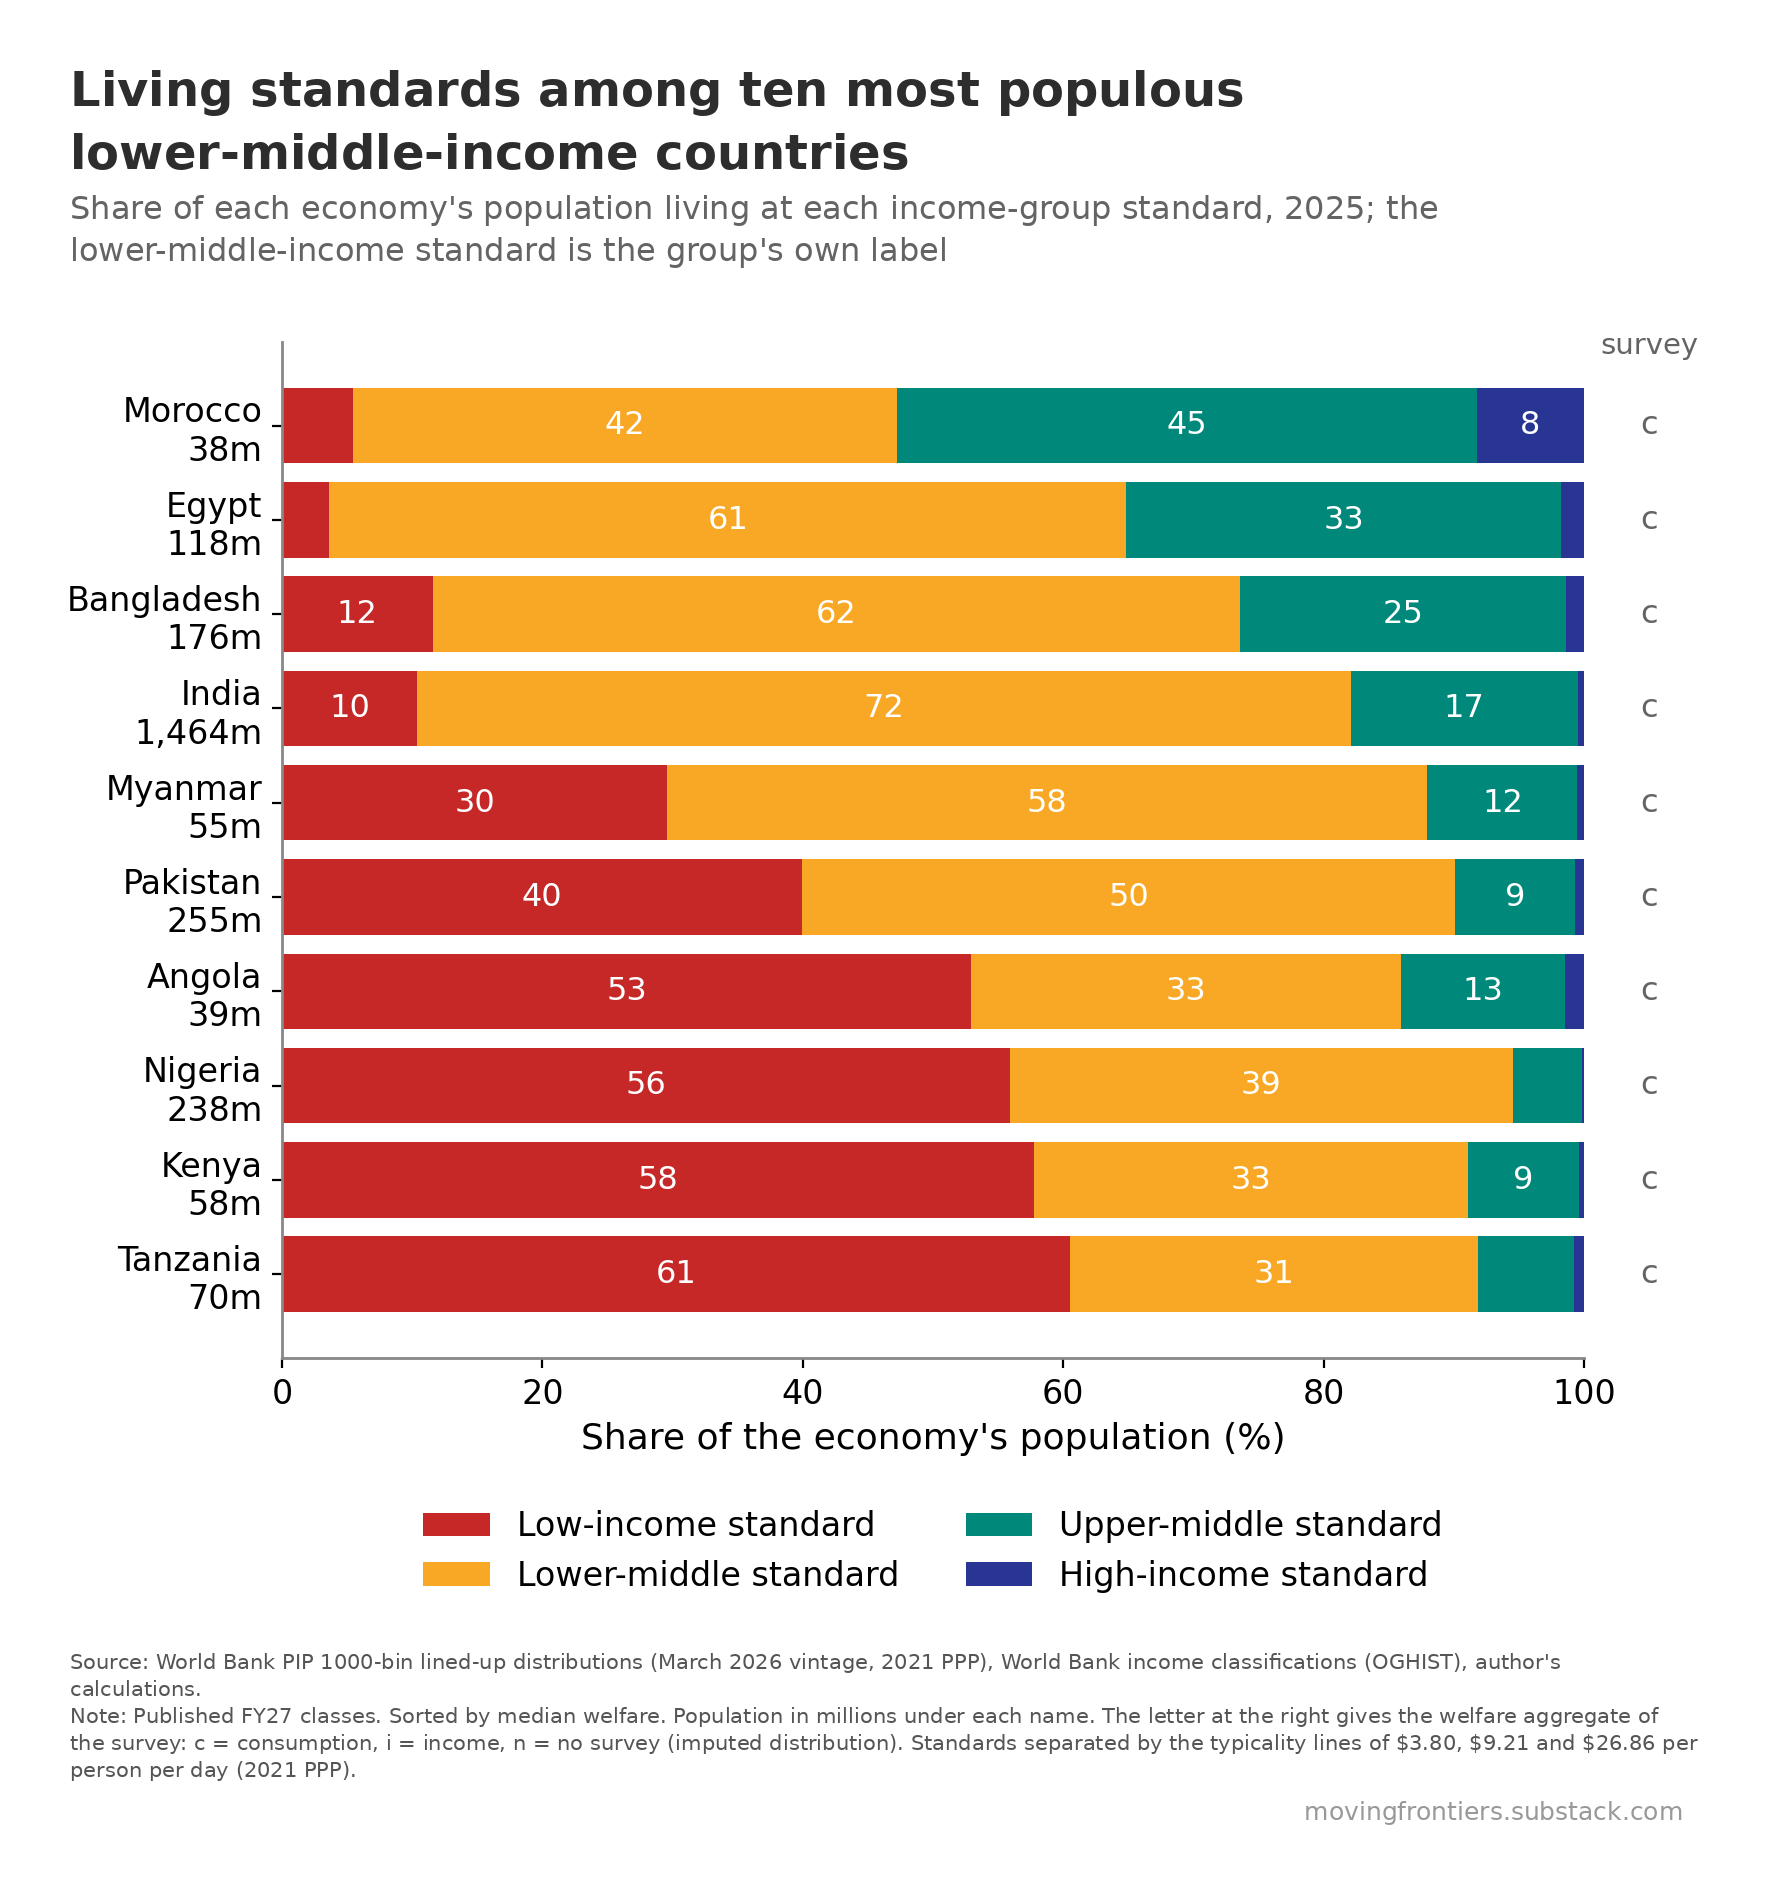

Recreate this plot in Python.
"""chart-8c-ten-lmics.py - Moving Frontiers, Belindia post. Self-sufficient: house style and data embedded.
Data frozen 12 Sep 2026 from World Bank PIP 1000-bin distributions (March 2026 vintage) and OGHIST (July 2026);
2026 = nowcast with China high income. Run: python3 chart-8c-ten-lmics.py  ->  chart-8c-ten-lmics.png (and chart-8c-ten-lmics.csv is the same data).
Method: typicality lines = crossings of the four class curves of daily welfare (see belindia_typicality.xlsx)."""
import matplotlib; matplotlib.use("Agg")
import matplotlib.pyplot as plt, numpy as np, sys, types

# ---------------------------------------------------------------- house style (moving_frontiers_style.py, verbatim)
_mf = types.ModuleType("moving_frontiers_style"); sys.modules["moving_frontiers_style"] = _mf
exec(compile('"""\nmoving_frontiers_style.py - Moving Frontiers house style.\n\nDraw the plot in matplotlib, save it, then call compose(). The title, subtitle,\ncaption and watermark are laid out in PIL, where every gap is measured ink to ink\nrather than through matplotlib text boxes, which carry the font\'s full ascent and\ndescent whether or not the string has ascenders or descenders.\n\n    import moving_frontiers_style as mf\n    mf.rc()\n    fig, ax = plt.subplots(figsize=(8, 5.6), dpi=mf.DPI)\n    ...plot in mf.palette(2)...\n    fig.savefig("plot.png", dpi=mf.DPI, facecolor="white", bbox_inches="tight")\n    mf.compose("plot.png", "chart.png", TITLE, SUBTITLE, SOURCE, NOTE)\n\n"""\n\nimport os\nimport numpy as np\nimport matplotlib\nfrom PIL import Image, ImageDraw, ImageFont\n\nDPI = 200\n\n# ---- colours: the main elements, by how many series the chart has ----\nRED, GOLD, GREEN, BLUE = "#C62828", "#F9A825", "#00897B", "#283593"\nPALETTE = {1: [BLUE],\n           2: [RED, BLUE],\n           3: [RED, BLUE, GOLD],\n           4: [RED, GOLD, GREEN, BLUE]}\nGREY = "#888888"          # axes, rules, de-emphasised marks\n\n\ndef palette(n):\n    assert n in PALETTE, "the house palette covers one to four series"\n    return PALETTE[n]\n\n\n# ---- spacing, in pixels at 200 dpi, every gap ink to ink ----\nGAP_TITLE_SUB = 25        # subtitle below the title\nGAP_SUB_PLOT  = 70        # plot below the subtitle\nGAP_PLOT_CAP  = 60        # caption below the plot\nGAP_CAP_MARK  = 20        # watermark below the last caption line\nMARK_RIGHT    = 15        # watermark right edge, inside the content right edge\nBORDER        = 70        # empty space around the whole canvas\n\n# Canvas width is allowed to differ from chart to chart: each canvas is just the plot\n# plus the border. Pass content_w=<px> to compose() to pad a narrow plot out to a\n# common width instead, which is optional.\nCONTENT_W     = None\n\n# Type is fixed, not scaled to the chart. Sizing the title from the plot width made\n# it depend on how much white space matplotlib happened to leave, so a narrow chart\n# got a smaller title than a wide one in the same pack.\n# TYPE SCALES WITH THE CANVAS, so that a chart shown at a fixed display width, a\n# phone column say, always shows the same apparent type whatever its own pixel width.\n# The point sizes below are the sizes at REF_W; a canvas half again as wide gets type\n# half again as large, and the two look identical once both are scaled to the column.\n# Sizing type from the plot width, as an earlier version did, is not the same thing and\n# was a bug: it made the title depend on how much white space matplotlib happened to\n# leave around the axes rather than on how large the image is.\nREF_W      = 1980         # reference canvas width the point sizes below refer to\nTITLE_PT   = 19.44        # title, 54px at REF_W\nSUB_FRAC   = 0.68         # subtitle as a share of the title\nCAP_PT     = 8.5          # caption, 24px at REF_W\nMARK_MULT  = 1.2          # watermark as a share of the caption\nLEADING    = 1.32\n\n# Type inside the plot. Set once here and applied by rc(), so every chart in a pack\n# carries the same tick labels, axis titles and annotations. A build script that\n# passes its own fontsize= breaks that, so use these constants instead.\nAXIS_PT    = 13           # axis titles\nTICK_PT    = 12           # tick labels, both axes\nLEGEND_PT  = 12           # legend entries\nLABEL_PT   = 11.5         # in-plot labels and data values\nEMPH_PT    = 15           # emphasised data values, bold\n\nINK        = "#2D2D2D"    # title\nSUB_INK    = "#646464"    # subtitle\nCAP_INK    = "#555555"    # caption\nMARK_INK   = "#999999"    # watermark\nMARK_TEXT  = "movingfrontiers.substack.com"\nCREDIT     = ""\n\n\ndef rc():\n    """Matplotlib defaults for the plot itself."""\n    matplotlib.pyplot.rcParams.update({\n        "font.family": "DejaVu Sans", "font.size": AXIS_PT,\n        "axes.labelsize": AXIS_PT, "xtick.labelsize": TICK_PT,\n        "ytick.labelsize": TICK_PT, "legend.fontsize": LEGEND_PT,\n        "axes.edgecolor": GREY, "axes.linewidth": 1.0,\n        "figure.facecolor": "white", "axes.facecolor": "white"})\n\n\ndef style_ax(ax):\n    ax.spines["top"].set_visible(False)\n    ax.spines["right"].set_visible(False)\n\n\ndef _font(px, bold=False):\n    name = "DejaVuSans-Bold.ttf" if bold else "DejaVuSans.ttf"\n    for p in (os.path.join(matplotlib.get_data_path(), "fonts", "ttf", name),\n              "/usr/share/fonts/truetype/dejavu/" + name):\n        if os.path.exists(p):\n            return ImageFont.truetype(p, px)\n    raise FileNotFoundError(name)\n\n\ndef _ink(font, s):\n    """Ink top and bottom of a string relative to its baseline."""\n    b = font.getbbox(s, anchor="ls")\n    return b[1], b[3]\n\n\ndef _wrap(font, paragraphs, width):\n    """Greedy wrap. Also returns, for each line, which paragraph it came from, so a\n    line that ends because its paragraph ended can be told apart from one that ends\n    because the next word would not fit."""\n    lines, owner = [], []\n    for p, text in enumerate(paragraphs):\n        cur = ""\n        for w in text.split():\n            t = (cur + " " + w).strip()\n            if not cur or font.getlength(t) <= width:\n                cur = t\n            else:\n                lines.append(cur); owner.append(p); cur = w\n        if cur:\n            lines.append(cur); owner.append(p)\n    return lines, owner\n\n\ndef _crop(img):\n    g = np.array(img.convert("L"))\n    r = np.where((g < 250).any(1))[0]\n    c = np.where((g < 250).any(0))[0]\n    return img.crop((c.min(), r.min(), c.max() + 1, r.max() + 1))\n\n\ndef compose(plot_png, out_png, title, subtitle, source, note=None, credit=CREDIT,\n            content_w=CONTENT_W):\n    """Title band above the plot, caption and watermark below, BORDER px all around."""\n    plot = _crop(Image.open(plot_png).convert("RGB"))\n    PW, H = plot.size\n    W = max(PW, content_w or 0)          # the target is a floor, never a ceiling\n\n    k = (W + 2 * BORDER) / REF_W         # type scales with the canvas, not the plot\n    title_px = round(TITLE_PT * DPI / 72 * k)\n    cap_px   = round(CAP_PT * DPI / 72 * k)\n    f_title = _font(title_px, bold=True)\n    f_sub   = _font(int(title_px * SUB_FRAC))\n    f_cap   = _font(cap_px)\n    f_mark  = _font(round(cap_px * MARK_MULT))\n\n    tl, _ = _wrap(f_title, [title], W)\n    sl, _ = _wrap(f_sub, [subtitle], W)\n    paras = ["Source: " + source + (" " + credit if credit else "")]\n    if note:\n        paras.append("Note: " + note)\n    cl, owner = _wrap(f_cap, paras, W)\n    for i in range(len(cl) - 1):                       # lines must be maximally full\n        if owner[i + 1] == owner[i]:\n            nxt = cl[i + 1].split()[0]\n            assert f_cap.getlength(cl[i] + " " + nxt) > W, \\\n                f"caption line {i} is not filled to the full width"\n\n    tlh = int(f_title.size * LEADING)\n    slh = int(f_sub.size * LEADING)\n    clh = int(f_cap.size * LEADING)\n\n    # walk down the page, each gap measured from the ink above it\n    y, place = 0, []\n    for i, s in enumerate(tl):\n        base = y - _ink(f_title, s)[0] if i == 0 else place[-1][0] + tlh\n        place.append((base, s, f_title, INK, "left"))\n    y = place[-1][0] + _ink(f_title, tl[-1])[1]\n    for i, s in enumerate(sl):\n        base = (y + GAP_TITLE_SUB - _ink(f_sub, s)[0]) if i == 0 else place[-1][0] + slh\n        place.append((base, s, f_sub, SUB_INK, "left"))\n    y = place[-1][0] + _ink(f_sub, sl[-1])[1]\n\n    plot_y = y + GAP_SUB_PLOT\n    y = plot_y + H\n\n    for i, s in enumerate(cl):\n        base = (y + GAP_PLOT_CAP - _ink(f_cap, s)[0]) if i == 0 else place[-1][0] + clh\n        place.append((base, s, f_cap, CAP_INK, "left"))\n    y = place[-1][0] + _ink(f_cap, cl[-1])[1]\n    place.append((y + GAP_CAP_MARK - _ink(f_mark, MARK_TEXT)[0],\n                  MARK_TEXT, f_mark, MARK_INK, "right"))\n    y = place[-1][0] + _ink(f_mark, MARK_TEXT)[1]\n\n    canvas = Image.new("RGB", (W + 2 * BORDER, y + 2 * BORDER), "white")\n    canvas.paste(plot, (BORDER, plot_y + BORDER))     # left, with the title and caption\n    d = ImageDraw.Draw(canvas)\n    for base, s, f, col, align in place:\n        x = BORDER + (W - MARK_RIGHT - f.getlength(s) if align == "right" else 0)\n        d.text((x, base + BORDER), s, font=f, fill=col, anchor="ls")\n    canvas.save(out_png)\n    verify(out_png)\n    return out_png\n\n\ndef verify(png):\n    """Blank pixel rows between each block, and the border, must match the constants."""\n    a = np.array(Image.open(png).convert("L"))\n    Hh, Ww = a.shape\n    ink = a < 250\n    rows = np.where(ink.any(1))[0]\n    cols = np.where(ink.any(0))[0]\n    bands, start, prev = [], rows[0], rows[0]\n    for r in rows[1:]:\n        if r - prev > 3:\n            bands.append((start, prev)); start = r\n        prev = r\n    bands.append((start, prev))\n    gaps = [bands[i + 1][0] - bands[i][1] - 1 for i in range(len(bands) - 1)]\n    assert GAP_SUB_PLOT in gaps, f"no {GAP_SUB_PLOT}px gap below the subtitle"\n    assert GAP_PLOT_CAP in gaps, f"no {GAP_PLOT_CAP}px gap above the caption"\n    assert gaps[-1] == GAP_CAP_MARK, \\\n        f"gap above the watermark is {gaps[-1]}px, expected {GAP_CAP_MARK}"\n    assert (rows[0], Hh - 1 - rows[-1], cols[0]) == (BORDER, BORDER, BORDER), \\\n        f"top, bottom and left borders are {(rows[0], Hh - 1 - rows[-1], cols[0])}, " \\\n        f"expected {BORDER}"\n    assert Ww - 1 - cols[-1] >= BORDER, \\\n        f"right border is {Ww - 1 - cols[-1]}, expected at least {BORDER}"\n    wm_cols = np.where(ink[bands[-1][0]:bands[-1][1] + 1, :].any(0))[0]\n    assert Ww - 1 - wm_cols.max() >= BORDER + MARK_RIGHT - 3, "watermark right margin is wrong"\n    return gaps\n', "moving_frontiers_style.py", "exec"), _mf.__dict__)
mf = _mf

# ---------------------------------------------------------------- data
DATA = {'code': ['MAR', 'EGY', 'BGD', 'IND', 'MMR', 'PAK', 'AGO', 'NGA', 'KEN', 'TZA'], 'economy': ['Morocco', 'Egypt', 'Bangladesh', 'India', 'Myanmar', 'Pakistan', 'Angola', 'Nigeria', 'Kenya', 'Tanzania'], 'group': ['LM', 'LM', 'LM', 'LM', 'LM', 'LM', 'LM', 'LM', 'LM', 'LM'], 'wtype': ['c', 'c', 'c', 'c', 'c', 'c', 'c', 'c', 'c', 'c'], 'pop_m': [38.4, 118.4, 175.7, 1463.9, 54.9, 255.2, 39.0, 237.5, 57.5, 70.5], 'at_L': [0.0547, 0.0365, 0.1158, 0.104, 0.2959, 0.3997, 0.5292, 0.5593, 0.5779, 0.6051], 'at_LM': [0.4177, 0.6119, 0.6201, 0.717, 0.5839, 0.5015, 0.33, 0.3859, 0.3329, 0.3132], 'at_UM': [0.4455, 0.3341, 0.25, 0.1741, 0.1152, 0.0918, 0.1261, 0.0534, 0.0853, 0.0739], 'at_H': [0.0821, 0.0175, 0.0141, 0.0049, 0.005, 0.007, 0.0147, 0.0015, 0.0039, 0.0078], 'median': [9.61, 7.87, 6.6, 6.14, 4.89, 4.33, 3.56, 3.48, 3.37, 3.22]}

TITLE = 'Living standards among ten most populous lower-middle-income countries'
SUBTITLE = "Share of each economy's population living at each income-group standard, 2025; the lower-middle-income standard is the group's own label"
SOURCE = "World Bank PIP 1000-bin lined-up distributions (March 2026 vintage, 2021 PPP), World Bank income classifications (OGHIST), author's calculations."
NOTE = 'Published FY27 classes. Sorted by median welfare. Population in millions under each name. The letter at the right gives the welfare aggregate of the survey: c = consumption, i = income, n = no survey (imputed distribution). Standards separated by the typicality lines of $3.80, $9.21 and $26.86 per person per day (2021 PPP).'

def build():
    mf.rc()
    fig, ax = plt.subplots(figsize=(8.4, 6.6), dpi=mf.DPI)
    mf.style_ax(ax)

    n = len(DATA["code"]); y = np.arange(n)[::-1]; c4 = mf.palette(4); keys = ["at_L", "at_LM", "at_UM", "at_H"]
    left = np.zeros(n)
    for k, key in enumerate(keys):
        v = np.array(DATA[key]) * 100
        ax.barh(y, v, left=left, color=c4[k], label=["Low-income standard", "Lower-middle standard", "Upper-middle standard", "High-income standard"][k])
        for i in range(n):
            if v[i] >= 8: ax.text(left[i] + v[i] / 2, y[i], f"{v[i]:.0f}", ha="center", va="center", color="white", fontsize=mf.LABEL_PT)
        left += v
    ax.set_yticks(y); ax.set_yticklabels([f"{e}\n{p:,.0f}m" for e, p in zip(DATA["economy"], DATA["pop_m"])])
    for i in range(n): ax.text(105, y[i], DATA["wtype"][i], ha="center", va="center", fontsize=mf.LABEL_PT, color=mf.SUB_INK, clip_on=False)
    ax.text(105, n - 0.3, "survey", ha="center", va="bottom", fontsize=mf.LABEL_PT - 1, color=mf.SUB_INK, clip_on=False)
    ax.set_xlim(0, 100); ax.set_xlabel("Share of the economy's population (%)")
    ax.legend(loc="upper center", bbox_to_anchor=(0.5, -0.12), ncol=2, frameon=False)

    fig.savefig("chart-8c-ten-lmics-plot.png", dpi=mf.DPI, facecolor="white", bbox_inches="tight")
    plt.close(fig)
    mf.compose("chart-8c-ten-lmics-plot.png", "chart-8c-ten-lmics.png", TITLE, SUBTITLE, SOURCE, NOTE)
    import os; os.remove("chart-8c-ten-lmics-plot.png")
    print("wrote chart-8c-ten-lmics.png")

if __name__ == "__main__":
    build()
